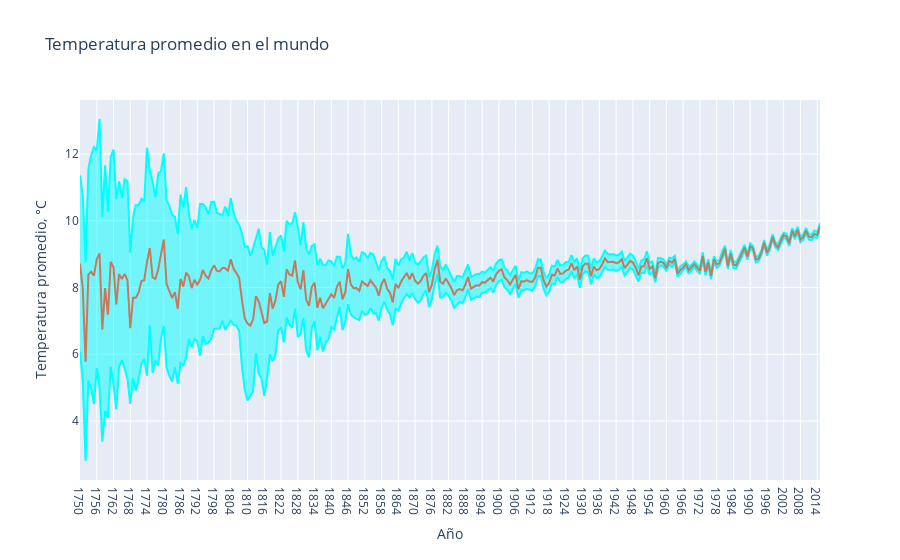

Notebook code cell kept with this figure:
### Code cell
from Modulo_2 import temperatura_promedio_global
temperatura_promedio_global()

### Figure 1 — Plotly figure (JSON) as saved in the notebook; plotly's stock layout.template omitted (floating-point values rounded to 4 significant figures; data arrays with more than 128 entries replaced by an {"elided": "..."} marker saying what was removed)
{"data": [{"line": {"color": "rgb(0, 255, 255)"}, "mode": "lines", "name": "Uncertainty top", "type": "scatter", "x": {"elided": "266 str values"}, "y": {"elided": "266 float values"}}, {"fill": "tonexty", "line": {"color": "rgb(0, 255, 255)"}, "mode": "lines", "name": "Uncertainty bot", "type": "scatter", "x": {"elided": "266 str values"}, "y": {"elided": "266 float values"}}, {"line": {"color": "rgb(199, 121, 093)"}, "name": "Average Temperature", "type": "scatter", "x": {"elided": "266 str values"}, "y": {"elided": "266 float values"}}], "layout": {"showlegend": false, "title": {"text": "Temperatura promedio en el mundo"}, "xaxis": {"title": {"text": "Año"}}, "yaxis": {"title": {"text": "Temperatura promedio, °C"}}}}
